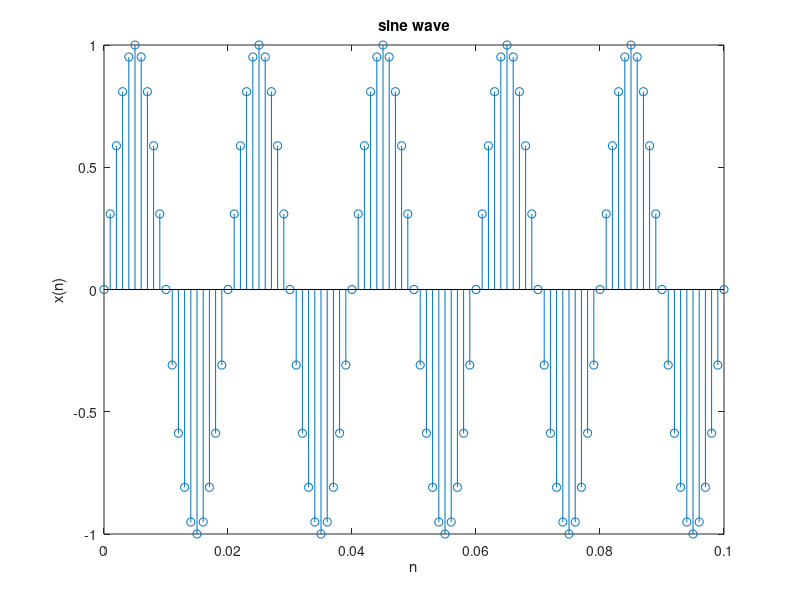

Write MATLAB code to recreate this figure.
clc;
clear all;

close all;
fs=1000;
dt=1/fs;
x=0:dt:.1;
y=sin(2*pi*50*x);

stem(x,y);
title('sine wave');
xlabel('n');ylabel('x(n)');